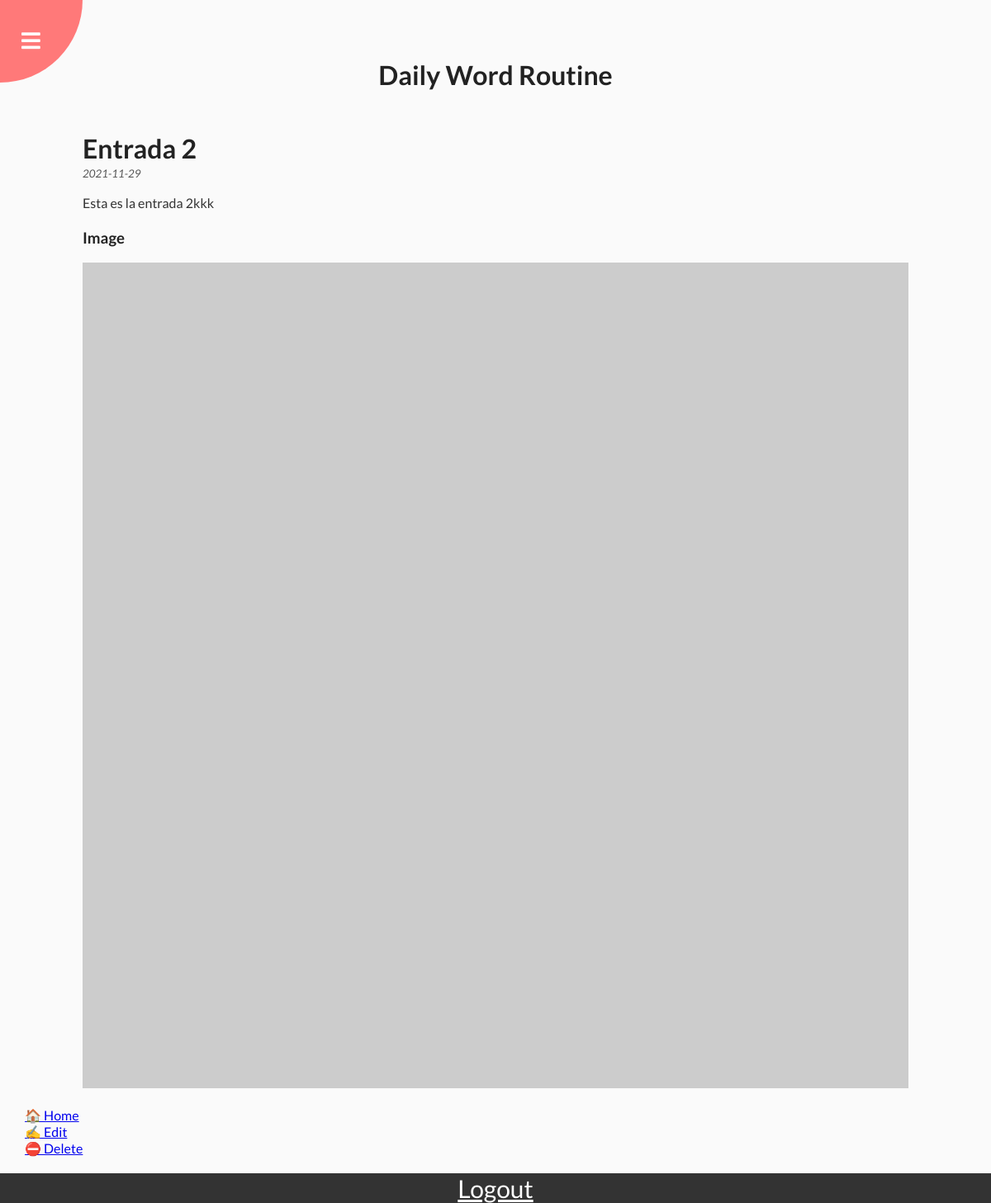
/entry/2, run on an earlier commit of the app's database.
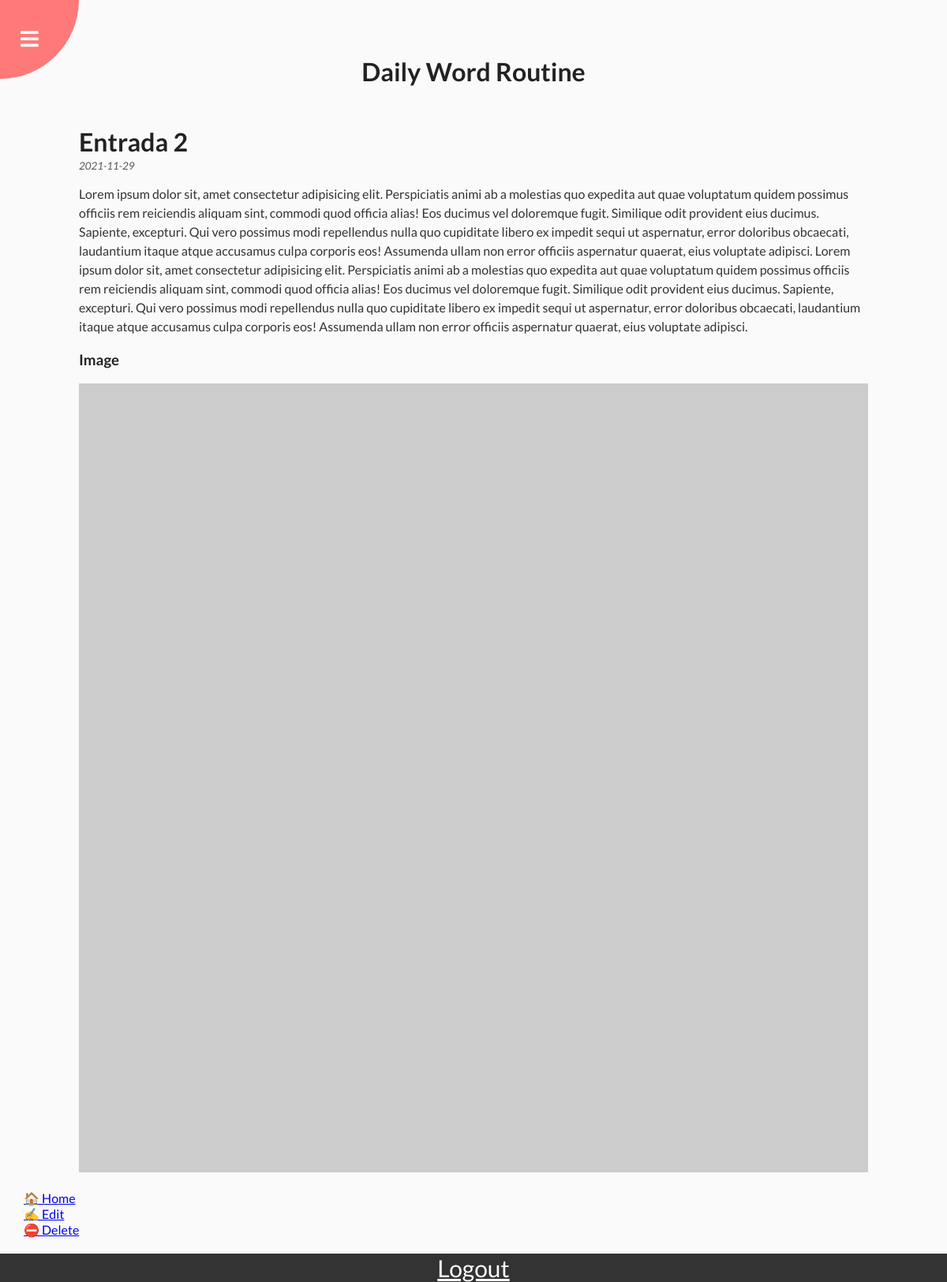
And on a later commit of the database.
### entries/models.py (models this page shows, shortened)
class Entry(models.Model):
    title = models.CharField(max_length=200)
    content = models.TextField()
    date_created = models.DateTimeField(default=timezone.now)
    languaje = models.CharField(max_length=10)
    class Meta:
        verbose_name_plural = "Entries"

### entries/views.py (the view)
class EntryDetailView(DetailView):
    model = Entry

### entries/templates/entries/entry_detail.html (shortened to what this page needs)
{% extends "entries/base.html" %}
{% block content %}
<div class="circle-container">
    <div class="circle">
        <button id="open">
            <i class="fas fa-bars"></i>
        </button>
    </div>
</div>
    <div class="content">
        <h1>{{ entry.title }}</h1>
        <small>{{ entry.date_created|date:'Y-m-d' }}</small>
        <p>{{ entry.content }}</p>
        <h3> Image </h3>
        <img src = "https://picsum.photos/1000/1000"/>
    </div>
    <nav>
        <ul>
            <li><a href="/">🏠 Home</a></li>
            <li><a href="{% url 'entry-update' entry.id %}">✍️ Edit</a></li>
            <li><a href="{% url 'entry-delete' entry.id %}">⛔ Delete</a></li>
        </ul>
    </nav>
{% endblock %}

### entries/templates/entries/base.html (shortened to what this page needs)
{% load static %}
<!DOCTYPE html>
<html lang="en">
<head>
    <link rel="stylesheet" href="https://cdnjs.cloudflare.com/ajax/libs/font-awesome/5.14.0/css/all.min.css" />
    <link rel="stylesheet" href="{% static 'css/style.css' %}" >
</head>
<body>
<div class="container">
    <h1 class = "pagename">Daily Word Routine</h1>
{% block content %}{% endblock %}
</div>
<footer>
    <a href="{% url 'admin:logout' %}" >Logout</a>
</footer>
</body>
</html>

### entries/static/css/style.css (style rules this page uses)
* { box-sizing: border-box; }
body { font-family: 'Lato', sans-serif; background-color: #333; color: #222; overflow-x: hidden; margin: 0; }
.container { background-color: #fafafa; transform-origin: top left; transition: transform 0.5s linear; width: 100vw; min-height: 100vh; padding: 50px; }
.container .pagename { text-align: center; }
.circle-container { position: fixed; top: -100px; left: -100px; }
.circle { background-color: #ff7979; height: 200px; width: 200px; border-radius: 50%; position: relative; transition: transform 0.5s linear; }
.circle button { cursor: pointer; position: absolute; top: 50%; left: 50%; height: 100px; background: transparent; border: 0; font-size: 26px; color: #fff; }
.circle button#open { left: 60%; }
nav { position: fixed; bottom: 40px; left: 0; z-index: 100; }
nav ul { list-style-type: none; padding-left: 30px; }
.content { max-width: 1000px; margin: 50px auto; }
.content img { max-width: 100%; }
.content h1 { margin: 0; }
.content small { color: #555; font-style: italic; }
.content p { color: #333; line-height: 1.5; }
footer { text-align:center; font-size: 30px; }
footer a { color: white; }

What changed in the data, as far as the page shows it:
changed Entry "Entrada 2": content "Esta es la entrada 2kkk" → "Lorem ipsum dolor sit, amet consectetur adipisicing elit. Perspiciatis animi ab a molestias quo expedita aut quae voluptatum quidem possimus officiis rem reiciendis aliquam sint, commodi quod officia alias! Eos ducimus vel doloremque fugit. Similique odit provident eius ducimus. Sapiente, excepturi. Qui vero possimus modi repellendus nulla quo cupiditate libero ex impedit sequi ut aspernatur, error doloribus obcaecati, laudantium itaque atque accusamus culpa corporis eos! Assumenda ullam non error officiis aspernatur quaerat, eius voluptate adipisci. Lorem ipsum dolor sit, amet consectetur adipisicing elit. Perspiciatis animi ab a molestias quo expedita aut quae voluptatum quidem possimus…"
